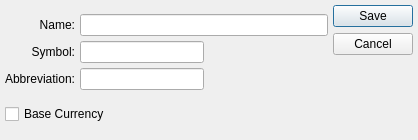
<?xml version="1.0" encoding="UTF-8"?>
<ui version="4.0">
 <comment>This file is part of the xTuple ERP: PostBooks Edition, a free and
open source Enterprise Resource Planning software suite,
Copyright (c) 1999-2011 by OpenMFG LLC, d/b/a xTuple.
It is licensed to you under the Common Public Attribution License
version 1.0, the full text of which (including xTuple-specific Exhibits)
is available at www.xtuple.com/CPAL.  By using this software, you agree
to be bound by its terms.</comment>
 <class>currency</class>
 <widget class="QDialog" name="currency">
  <property name="geometry">
   <rect>
    <x>0</x>
    <y>0</y>
    <width>418</width>
    <height>140</height>
   </rect>
  </property>
  <property name="minimumSize">
   <size>
    <width>400</width>
    <height>130</height>
   </size>
  </property>
  <property name="windowTitle">
   <string>Currency</string>
  </property>
  <layout class="QGridLayout" name="gridLayout">
   <item row="0" column="0">
    <layout class="QVBoxLayout">
     <property name="spacing">
      <number>5</number>
     </property>
     <item>
      <layout class="QGridLayout">
       <property name="spacing">
        <number>5</number>
       </property>
       <item row="0" column="0">
        <widget class="QLabel" name="_currNameLiteral">
         <property name="text">
          <string>Name:</string>
         </property>
         <property name="alignment">
          <set>Qt::AlignRight|Qt::AlignTrailing|Qt::AlignVCenter</set>
         </property>
        </widget>
       </item>
       <item row="0" column="1">
        <widget class="QLineEdit" name="_currName">
         <property name="text">
          <string/>
         </property>
        </widget>
       </item>
       <item row="2" column="1">
        <layout class="QHBoxLayout">
         <property name="spacing">
          <number>5</number>
         </property>
         <item>
          <widget class="QLineEdit" name="_currAbbr">
           <property name="text">
            <string/>
           </property>
          </widget>
         </item>
         <item>
          <spacer>
           <property name="orientation">
            <enum>Qt::Horizontal</enum>
           </property>
           <property name="sizeType">
            <enum>QSizePolicy::Expanding</enum>
           </property>
           <property name="sizeHint" stdset="0">
            <size>
             <width>61</width>
             <height>21</height>
            </size>
           </property>
          </spacer>
         </item>
        </layout>
       </item>
       <item row="1" column="1">
        <layout class="QHBoxLayout">
         <property name="spacing">
          <number>5</number>
         </property>
         <item>
          <widget class="QLineEdit" name="_currSymbol">
           <property name="text">
            <string/>
           </property>
          </widget>
         </item>
         <item>
          <spacer>
           <property name="orientation">
            <enum>Qt::Horizontal</enum>
           </property>
           <property name="sizeType">
            <enum>QSizePolicy::Expanding</enum>
           </property>
           <property name="sizeHint" stdset="0">
            <size>
             <width>41</width>
             <height>20</height>
            </size>
           </property>
          </spacer>
         </item>
        </layout>
       </item>
       <item row="1" column="0">
        <widget class="QLabel" name="_currSymbolLiteral">
         <property name="text">
          <string>Symbol:</string>
         </property>
         <property name="alignment">
          <set>Qt::AlignRight|Qt::AlignTrailing|Qt::AlignVCenter</set>
         </property>
        </widget>
       </item>
       <item row="2" column="0">
        <widget class="QLabel" name="_currAbbrLiteral">
         <property name="text">
          <string>Abbreviation:</string>
         </property>
         <property name="alignment">
          <set>Qt::AlignRight|Qt::AlignTrailing|Qt::AlignVCenter</set>
         </property>
        </widget>
       </item>
      </layout>
     </item>
     <item>
      <layout class="QHBoxLayout">
       <property name="spacing">
        <number>5</number>
       </property>
       <item>
        <widget class="QCheckBox" name="_currBase">
         <property name="text">
          <string>Base Currency</string>
         </property>
        </widget>
       </item>
       <item>
        <spacer>
         <property name="orientation">
          <enum>Qt::Horizontal</enum>
         </property>
         <property name="sizeType">
          <enum>QSizePolicy::Expanding</enum>
         </property>
         <property name="sizeHint" stdset="0">
          <size>
           <width>71</width>
           <height>20</height>
          </size>
         </property>
        </spacer>
       </item>
      </layout>
     </item>
    </layout>
   </item>
   <item row="0" column="1">
    <widget class="QDialogButtonBox" name="_buttonBox">
     <property name="orientation">
      <enum>Qt::Vertical</enum>
     </property>
     <property name="standardButtons">
      <set>QDialogButtonBox::Cancel|QDialogButtonBox::Save</set>
     </property>
    </widget>
   </item>
  </layout>
 </widget>
 <layoutdefault spacing="5" margin="5"/>
 <pixmapfunction>qPixmapFromMimeSource</pixmapfunction>
 <tabstops>
  <tabstop>_currName</tabstop>
  <tabstop>_currSymbol</tabstop>
  <tabstop>_currAbbr</tabstop>
  <tabstop>_currBase</tabstop>
 </tabstops>
 <resources/>
 <connections/>
</ui>
